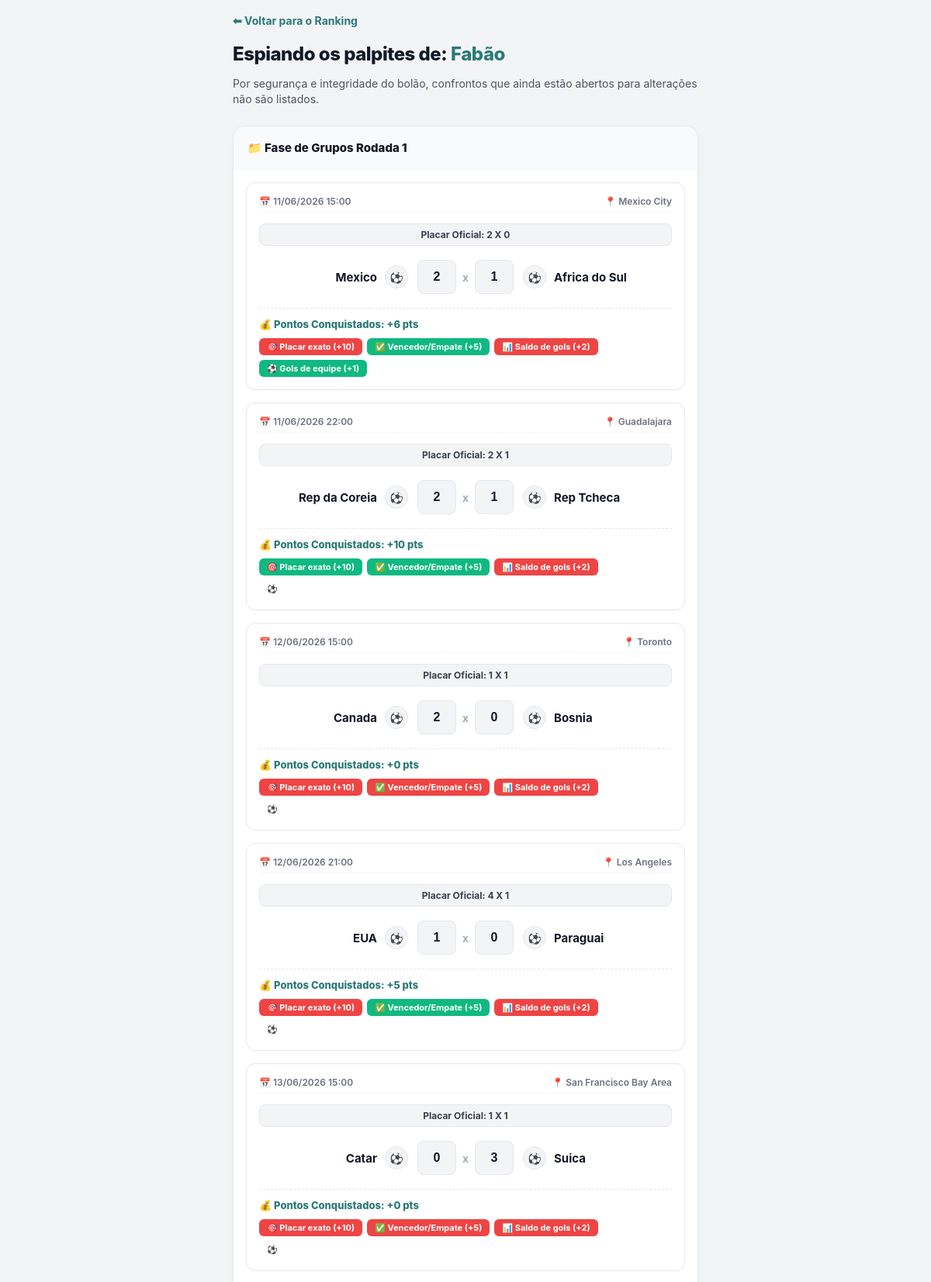
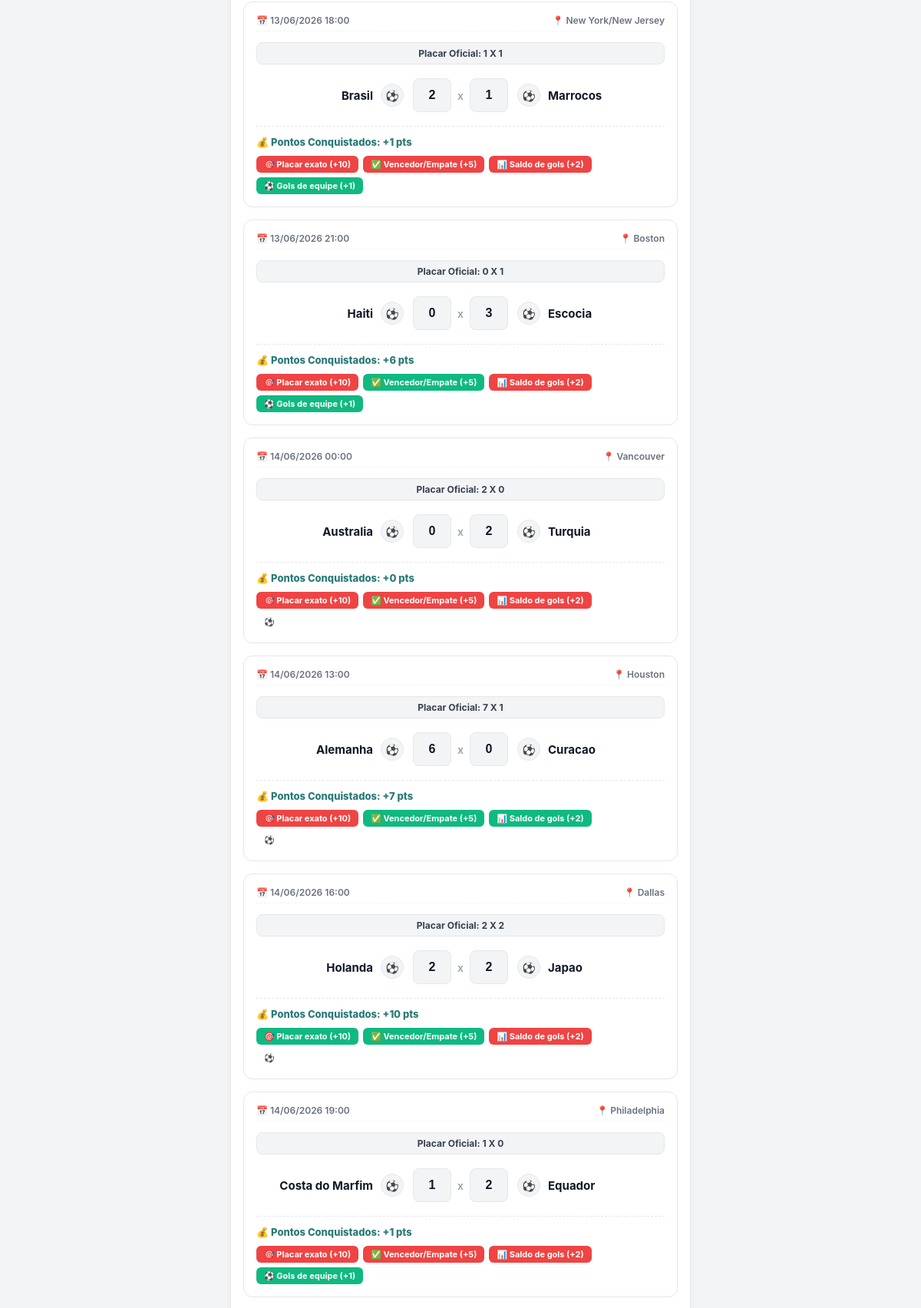
The app's page /palpites_amigo/6 (signed in, upper part) with its own data (2 pictures, top to bottom).
### tables this page shows
CREATE TABLE usuarios (
            id INTEGER PRIMARY KEY AUTOINCREMENT,
            login TEXT UNIQUE NOT NULL,
            senha TEXT NOT NULL
        );

CREATE TABLE jogos (
            jogo_id TEXT PRIMARY KEY,
            time1 TEXT NOT NULL,
            time2 TEXT NOT NULL,
            flag_code_time1 TEXT,
            flag_code_time2 TEXT,
            gols_time1_real INTEGER,
            gols_time2_real INTEGER,
            status TEXT DEFAULT 'Pendente',
            etapa TEXT NOT NULL,
            data_hora TEXT NOT NULL,
            cidade TEXT
        );

### app.py (the view)
@app.route('/palpites_amigo/<amigo_id>')
def palpites_amigo(amigo_id):
    if 'usuario_id' not in session:
        return redirect(url_for('login'))
    conn = obter_conexao_db()
    cursor = obter_cursor(conn)
    try:
        amigo_id_int = int(amigo_id)
    except ValueError:
        amigo_id_int = amigo_id
    query_amigo = preparar_query('SELECT login FROM usuarios WHERE id = ?')
    cursor.execute(query_amigo, (amigo_id_int,))
    amigo = cursor.fetchone()
    if not amigo:
        conn.close()
        return "Usuário não encontrado", 404
    cursor.execute('SELECT * FROM jogos ORDER BY data_hora ASC')
    jogos = cursor.fetchall()
    query_palpites = preparar_query('SELECT * FROM palpites WHERE usuario_id = ?')
    cursor.execute(query_palpites, (amigo_id_int,))
    palpites_busca = cursor.fetchall()
    conn.close()
    meus_palpites = {}
    try:
        meus_palpites = {p['jogo_id']: (p['gols_time1'], p['gols_time2']) for p in palpites_busca}
    except Exception:
        pass
    etapas_ordem = [
        "Fase de Grupos Rodada 1", "Fase de Grupos Rodada 2", "Fase de Grupos Rodada 3",
        "Dezesseis-avos de final", "Oitavas de final", "Quartas de final",
        "Semifinais", "Disputa de terceiro lugar", "Final"
    ]
    jogos_agrupados = {etapa: [] for etapa in etapas_ordem}
    agora = datetime.now()
    for row in jogos:
        jogo = dict(row)
        j_id = jogo['jogo_id']
        etapa_jogo = jogo['etapa']
        jogo['acertou_placar'] = False
        jogo['acertou_vencedor'] = False
        jogo['bonus_saldo'] = False
        jogo['bonus_gols'] = False
        jogo['pontos_faturados'] = 0
        palpite = meus_palpites.get(j_id)
        jogo['gols_time1_palpite'] = palpite[0] if palpite else None
        jogo['gols_time2_palpite'] = palpite[1] if palpite else None
        horario_jogo = None
        if jogo.get('data_hora'):
            data_str = str(jogo['data_hora']).strip()
            for formato in ('%Y-%m-%d %H:%M:%S', '%Y-%m-%d %H:%M', '%d/%m/%Y %H:%M'):
                try:
                    horario_jogo = datetime.strptime(data_str, formato)
                    break
                except ValueError:
                    continue
        jogo_trancado = False
        if str(jogo.get('status', '')).strip() != 'Pendente':
            jogo_trancado = True
        elif horario_jogo and agora >= (horario_jogo - timedelta(hours=1)):
            jogo_trancado = True
        if not jogo_trancado:
            continue
        if jogo['status'] == 'Encerrado' and jogo['gols_time1_real'] is not None and jogo['gols_time1_palpite'] is not None and jogo['gols_time1_palpite'] != '':
            try:
                g1_real = int(jogo['gols_time1_real'])
                g2_real = int(jogo['gols_time2_real'])
                g1_palp = int(jogo['gols_time1_palpite'])
                g2_palp = int(jogo['gols_time2_palpite'])
                if g1_real == g1_palp and g2_real == g2_palp:
                    jogo['acertou_placar'] = True
                    jogo['pontos_faturados'] = 10
                else:
                    venc_real = "t1" if g1_real > g2_real else "t2" if g2_real > g1_real else "empate"
                    venc_palp = "t1" if g1_palp > g2_palp else "t2" if g2_palp > g1_palp else "empate"
                    if venc_real == venc_palp:
                        jogo['acertou_vencedor'] = True
                        jogo['pontos_faturados'] += 5
                        if (g1_real - g2_real) == (g1_palp - g2_palp):
                            jogo['bonus_saldo'] = True
                            jogo['pontos_faturados'] += 2
                    if g1_real == g1_palp or g2_real == g2_palp:
                        jogo['bonus_gols'] = True
                        jogo['pontos_faturados'] += 1
            except (ValueError, TypeError):
                pass
        if etapa_jogo not in jogos_agrupados:
            jogos_agrupados[etapa_jogo] = []
        jogos_agrupados[etapa_jogo].append(jogo)
    return render_template('palpites_amigo.html', nome_amigo=amigo['login'], jogos_agrupados=jogos_agrupados)

### app.py (called while the page is built)
def obter_conexao_db():
    url_banco = os.environ.get('DATABASE_URL')
    if url_banco:
        if "sslmode=" not in url_banco:
            url_banco += "?sslmode=prefer"
        conn = psycopg2.connect(url_banco)
        return conn
    else:
        conn = sqlite3.connect('bolao.db')
        conn.row_factory = sqlite3.Row
        return conn

def obter_cursor(conn):
    if os.environ.get('DATABASE_URL'):
        return conn.cursor(cursor_factory=DictCursor)
    else:
        return conn.cursor()

def preparar_query(query):
    if os.environ.get('DATABASE_URL'):
        return query.replace('?', '%s')
    return query

### templates/palpites_amigo.html (shortened to what this page needs)
<!DOCTYPE html>
<html lang="pt-br">
<head>
</head>
<body>
    <a href="/ranking" class="voltar">⬅ Voltar para o Ranking</a>
    <h2>Espiando os palpites de: <span style="color: #2b7a78;">{{ nome_amigo }}</span></h2>
    <p class="subtitulo">Por segurança e integridade do bolão, confrontos que ainda estão abertos para alterações não são listados.</p>
    {% for etapa, lista_jogos in jogos_agrupados.items() %}
    {% if lista_jogos|length > 0 %}
    <details open>
        <summary>📁 {{ etapa }}</summary>
        <div class="conteudo-etapa">
            {% for jogo in lista_jogos %}
            <div class="jogo-card">
                <div class="info-jogo">
                    <span>📅 {{ jogo['data_hora'] }}</span>
                    <span>📍 {{ jogo['cidade'] }}</span>
                </div>
                {% if jogo['status'] == 'Encerrado' %}
                    <div class="resultado-real-tag">Placar Oficial: {{ jogo['gols_time1_real'] }} X {{ jogo['gols_time2_real'] }}</div>
                {% endif %}
                <div class="placar-container">
                    <div class="equipe-bloco time1">
                        <span>{{ jogo['time1'] }}</span>
                        <div class="escudo-fake">⚽</div>
                    </div>
                    <div class="inputs-area">
                        {% if jogo['gols_time1_palpite'] is not none and jogo['gols_time1_palpite'] != '' %}
                            <input type="text" class="input-gols" value="{{ jogo['gols_time1_palpite'] }}" disabled>
                            <span class="divisor-x">x</span>
                            <input type="text" class="input-gols" value="{{ jogo['gols_time2_palpite'] }}" disabled>
                        {% else %}
                            <span class="sem-palpite">(Sem palpite)</span>
                        {% endif %}
                    </div>
                    <div class="equipe-bloco time2">
                        <div class="escudo-fake">⚽</div>
                        <span>{{ jogo['time2'] }}</span>
                    </div>
                </div>
                {% if jogo['status'] == 'Encerrado' and jogo['gols_time1_palpite'] is not none and jogo['gols_time1_palpite'] != '' %}
                <div class="rodape-feedback">
                    <span class="total-faturado-tag">💰 Pontos Conquistados: +{{ jogo['pontos_faturados'] }} pts</span>
                    <div class="container-badges-pontos">
                        <span class="badge-bonus {{ 'badge-sucesso' if jogo['acertou_placar'] else 'badge-erro' }}">
                            🎯 Placar exato (+10)
                        </span>
                        <span class="badge-bonus {{ 'badge-sucesso' if jogo['acertou_vencedor'] or jogo['acertou_placar'] else 'badge-erro' }}">
                            ✅ Vencedor/Empate (+5)
                        </span>
                        <span class="badge-bonus {{ 'badge-sucesso' if jogo['bonus_saldo'] else 'badge-erro' }}">
                            📊 Saldo de gols (+2)
                        </span>
                        <span class="badge-bonus {{ 'badge-sucesso' if jogo['bonus_gols'] else 'erro' if not jogo['bonus_gols'] else 'badge-erro' }}">
                            ⚽ Gols de equipe (+1)
                        </span>
                    </div>
                </div>
                {% endif %}
            </div>
            {% endfor %}
        </div>
    </details>
    {% endif %}
    {% endfor %}
</body>
</html>

### templates/palpites_amigo.html (style rules this page uses)
body { font-family: -apple-system, BlinkMacSystemFont, 'Segoe UI', Roboto, sans-serif; background-color: #f3f4f6; color: #1f2937; max-width: 600px; margin: 0 auto; padding: 16px; }
.voltar { display: inline-flex; align-items: center; gap: 6px; margin-bottom: 20px; color: #2b7a78; text-decoration: none; font-weight: 700; font-size: 14px; transition: color 0.2s; }
h2 { font-weight: 800; color: #111827; letter-spacing: -0.5px; margin-top: 0; margin-bottom: 6px; }
.subtitulo { color: #4b5563; font-size: 14px; margin-bottom: 25px; line-height: 1.4; }
details { background: white; margin-bottom: 16px; border-radius: 16px; box-shadow: 0 4px 12px rgba(0,0,0,0.03); overflow: hidden; border: 1px solid #e5e7eb; }
summary { background: #ffffff; color: #111827; padding: 18px; font-size: 15px; font-weight: 800; cursor: pointer; display: flex; justify-content: space-between; align-items: center; user-select: none; border-bottom: 1px solid transparent; }
details[open] summary { border-bottom-color: #f3f4f6; background: #f9fafb; }
.conteudo-etapa { padding: 16px; background: #ffffff; }
.jogo-card { background: #ffffff; padding: 16px; border-radius: 12px; margin-bottom: 16px; border: 1px solid #e5e7eb; box-shadow: 0 2px 6px rgba(0,0,0,0.01); }
.info-jogo { color: #6b7280; font-size: 12px; font-weight: 600; margin-bottom: 14px; display: flex; justify-content: space-between; border-bottom: 1px dashed #f3f4f6; padding-bottom: 6px; }
.placar-container { display: flex; justify-content: space-between; align-items: center; margin: 18px 0; }
.equipe-bloco { flex: 1; display: flex; align-items: center; gap: 10px; font-size: 15px; font-weight: 700; color: #111827; }
.equipe-bloco.time1 { justify-content: flex-end; text-align: right; }
.equipe-bloco.time2 { justify-content: flex-start; text-align: left; }
.escudo-fake { width: 28px; height: 28px; border-radius: 50%; background: #f3f4f6; border: 1px solid #e5e7eb; display: flex; align-items: center; justify-content: center; font-size: 14px; }
.inputs-area { display: flex; align-items: center; gap: 8px; padding: 0 12px; }
.input-gols { background: #f3f4f6; color: #111827; border: 1px solid #e5e7eb; width: 44px; height: 40px; border-radius: 8px; text-align: center; font-size: 16px; font-weight: 700; -moz-appearance: textfield; }
.divisor-x { color: #9ca3af; font-weight: 600; font-size: 14px; }
.resultado-real-tag { text-align: center; background: #f3f4f6; color: #374151; padding: 6px; border-radius: 8px; font-size: 12px; margin-bottom: 12px; font-weight: 700; border: 1px solid #e5e7eb; }
.rodape-feedback { border-top: 1px dashed #e5e7eb; padding-top: 12px; margin-top: 12px; }
.total-faturado-tag { font-size: 13px; font-weight: 800; color: #2b7a78; margin-bottom: 10px; display: block; }
.container-badges-pontos { display: flex; flex-wrap: wrap; gap: 6px; }
.badge-bonus { font-size: 11px; font-weight: 700; padding: 4px 10px; border-radius: 6px; color: white; display: inline-flex; align-items: center; }
.badge-sucesso { background-color: #10b981; }
.badge-erro { background-color: #ef4444; }

### records on screen
usuarios: login "Fabão"
jogos: data_hora "11/06/2026 15:00", cidade "Mexico City", gols_time1_real "2", gols_time2_real "0", time1 "Mexico", gols_time1_palpite "2", gols_time2_palpite "1", time2 "Africa do Sul", pontos_faturados "6"
jogos: data_hora "11/06/2026 22:00", cidade "Guadalajara", gols_time1_real "2", gols_time2_real "1", time1 "Rep da Coreia", gols_time1_palpite "2", gols_time2_palpite "1", time2 "Rep Tcheca", pontos_faturados "10"
jogos: data_hora "12/06/2026 15:00", cidade "Toronto", gols_time1_real "1", gols_time2_real "1", time1 "Canada", gols_time1_palpite "2", gols_time2_palpite "0", time2 "Bosnia", pontos_faturados "0"
jogos: data_hora "12/06/2026 21:00", cidade "Los Angeles", gols_time1_real "4", gols_time2_real "1", time1 "EUA", gols_time1_palpite "1", gols_time2_palpite "0", time2 "Paraguai", pontos_faturados "5"
jogos: data_hora "13/06/2026 15:00", cidade "San Francisco Bay Area", gols_time1_real "1", gols_time2_real "1", time1 "Catar", gols_time1_palpite "0", gols_time2_palpite "3", time2 "Suica", pontos_faturados "0"
jogos: data_hora "13/06/2026 18:00", cidade "New York/New Jersey", gols_time1_real "1", gols_time2_real "1", time1 "Brasil", gols_time1_palpite "2", gols_time2_palpite "1", time2 "Marrocos", pontos_faturados "1"
jogos: data_hora "13/06/2026 21:00", cidade "Boston", gols_time1_real "0", gols_time2_real "1", time1 "Haiti", gols_time1_palpite "0", gols_time2_palpite "3", time2 "Escocia", pontos_faturados "6"
jogos: data_hora "14/06/2026 00:00", cidade "Vancouver", gols_time1_real "2", gols_time2_real "0", time1 "Australia", gols_time1_palpite "0", gols_time2_palpite "2", time2 "Turquia", pontos_faturados "0"
jogos: data_hora "14/06/2026 13:00", cidade "Houston", gols_time1_real "7", gols_time2_real "1", time1 "Alemanha", gols_time1_palpite "6", gols_time2_palpite "0", time2 "Curacao", pontos_faturados "7"
jogos: data_hora "14/06/2026 16:00", cidade "Dallas", gols_time1_real "2", gols_time2_real "2", time1 "Holanda", gols_time1_palpite "2", gols_time2_palpite "2", time2 "Japao", pontos_faturados "10"
jogos: data_hora "14/06/2026 19:00", cidade "Philadelphia", gols_time1_real "1", gols_time2_real "0", time1 "Costa do Marfim", gols_time1_palpite "1", gols_time2_palpite "2", time2 "Equador", pontos_faturados "1"

### other values on screen
{{ etapa }} "Fase de Grupos Rodada 1"
